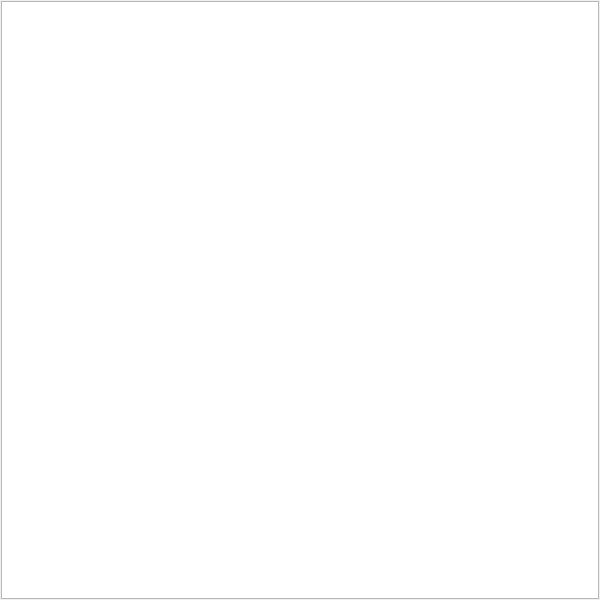
<?xml version="1.0" encoding="UTF-8"?>
<ui version="4.0">
 <class>DB_DashboardWidget</class>
 <widget class="QWidget" name="DB_DashboardWidget">
  <property name="geometry">
   <rect>
    <x>0</x>
    <y>0</y>
    <width>600</width>
    <height>600</height>
   </rect>
  </property>
  <property name="windowTitle">
   <string>Form</string>
  </property>
  <layout class="QGridLayout" name="gridLayout">
   <property name="margin">
    <number>1</number>
   </property>
   <property name="spacing">
    <number>1</number>
   </property>
   <item row="0" column="0">
    <widget class="QTextBrowser" name="textBrowser"/>
   </item>
  </layout>
 </widget>
 <resources/>
 <connections/>
</ui>
